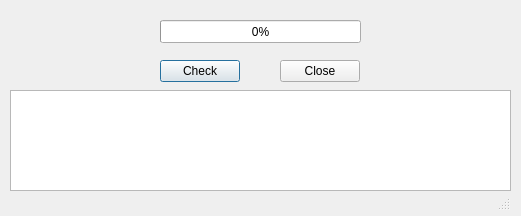
<?xml version="1.0" encoding="UTF-8"?>
<ui version="4.0">
 <class>UpdateScriptsDialog</class>
 <widget class="QDialog" name="UpdateScriptsDialog">
  <property name="geometry">
   <rect>
    <x>0</x>
    <y>0</y>
    <width>521</width>
    <height>216</height>
   </rect>
  </property>
  <property name="windowTitle">
   <string>Manual check if scripts update is required...</string>
  </property>
  <widget class="QProgressBar" name="progressBar">
   <property name="geometry">
    <rect>
     <x>160</x>
     <y>20</y>
     <width>201</width>
     <height>23</height>
    </rect>
   </property>
   <property name="value">
    <number>0</number>
   </property>
  </widget>
  <widget class="QPushButton" name="checkButton">
   <property name="geometry">
    <rect>
     <x>160</x>
     <y>60</y>
     <width>80</width>
     <height>22</height>
    </rect>
   </property>
   <property name="text">
    <string>Check</string>
   </property>
  </widget>
  <widget class="QStatusBar" name="statusBar">
   <property name="enabled">
    <bool>true</bool>
   </property>
   <property name="geometry">
    <rect>
     <x>0</x>
     <y>190</y>
     <width>511</width>
     <height>21</height>
    </rect>
   </property>
  </widget>
  <widget class="QTextBrowser" name="textBrowser">
   <property name="geometry">
    <rect>
     <x>10</x>
     <y>90</y>
     <width>501</width>
     <height>101</height>
    </rect>
   </property>
  </widget>
  <widget class="QPushButton" name="closeUpdateDialogButton">
   <property name="geometry">
    <rect>
     <x>280</x>
     <y>60</y>
     <width>80</width>
     <height>22</height>
    </rect>
   </property>
   <property name="text">
    <string>Close</string>
   </property>
  </widget>
 </widget>
 <resources/>
 <connections/>
</ui>
